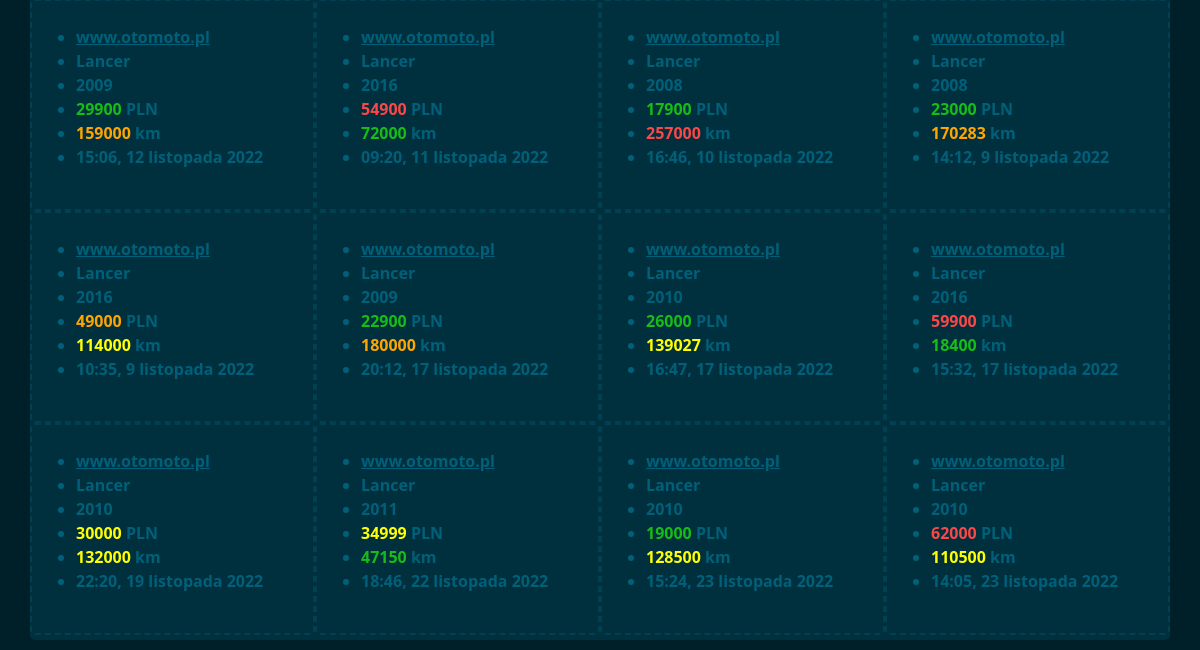
The page /lancerdeals/ (lower part) on the database as committed earlier.
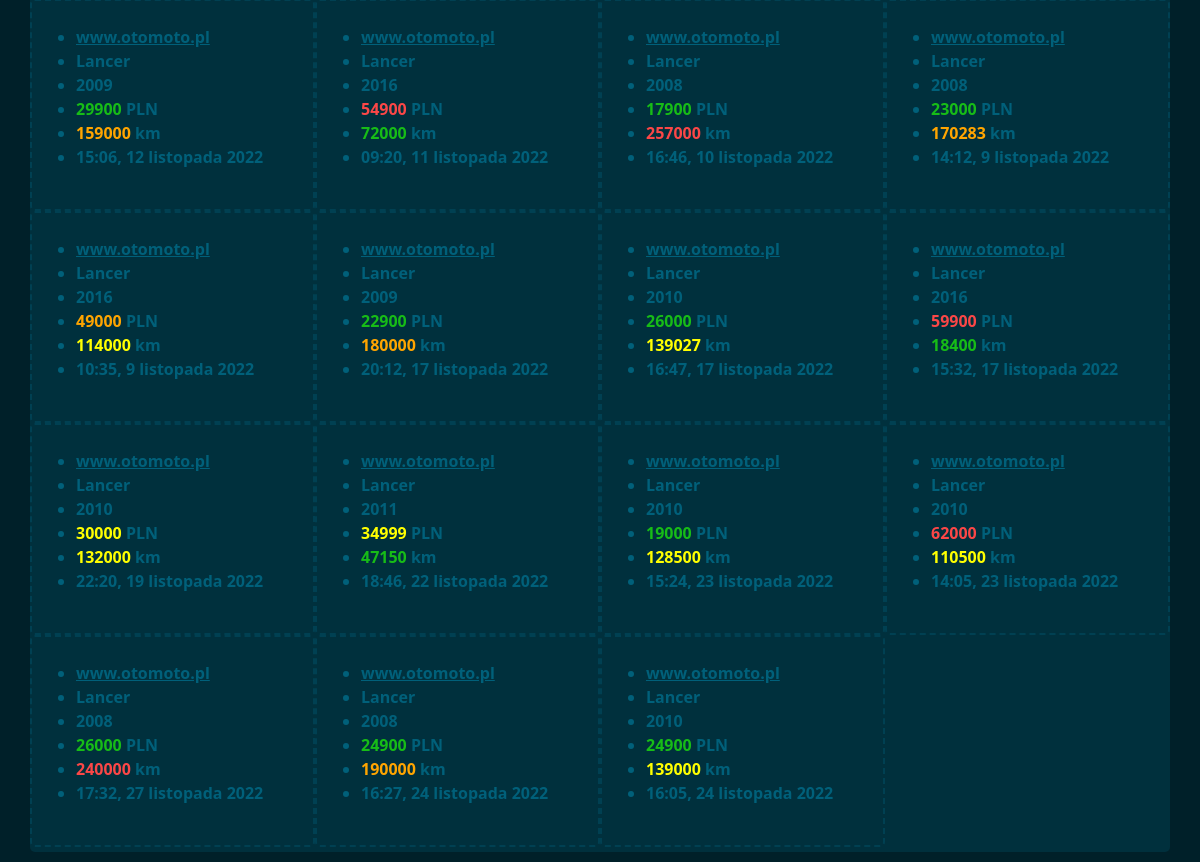
The same page on the database as committed later.
### cardeals/models.py (models this page shows)
class Cars(models.Model):
    brand = models.TextField(blank=True, null=True)
    model = models.TextField(blank=True, null=True)
    price = models.IntegerField(blank=True, null=True)
    currency = models.TextField(blank=True, null=True)
    year = models.IntegerField(blank=True, null=True)
    mileage = models.IntegerField(blank=True, null=True)
    add_date = models.TextField(blank=True, null=True)
    url = models.TextField(blank=True, null=True)
    class Meta:
        managed = False
        db_table = 'cars'

### cardeals/views.py (the view)
# urls.py: path('lancerdeals/', views.lancerdeals, name='lancerdeals'),
def lancerdeals(response):
    deals = Cars.objects.all()
    return render(response, "cardeals/lancer.html", {'deals': deals})

### cardeals/templates/cardeals/lancer.html (shortened to what this page needs)
{% extends 'cardeals/base.html' %}
{% block content %}
    {% if deal.model == "Lancer" %}
    <div class="col-3" id="main">
        <ul>
            <br><li><a href="{{ deal.url }}" target="_blank"> www.otomoto.pl</a></li>
            <li> {{ deal.model }}</li>
            <li> {{ deal.year }}</li>
            <li> <span class="price">{{ deal.price }}</span> {{ deal.currency }}</li>
            <li> <span class="mileage">{{ deal.mileage }}</span> km</li>
            <li> {{ deal.add_date }}</li><br>
        </ul>
    </div>
    {% endif %}
{% endblock %}

Rows that differ between the two databases and show on the page:
added Cars: model "Lancer", year "2008", price "26000", currency "PLN", mileage "240000", add_date "17:32, 27 listopada 2022"
added Cars: model "Lancer", year "2008", price "24900", currency "PLN", mileage "190000", add_date "16:27, 24 listopada 2022"
added Cars: model "Lancer", year "2010", price "24900", currency "PLN", mileage "139000", add_date "16:05, 24 listopada 2022"
